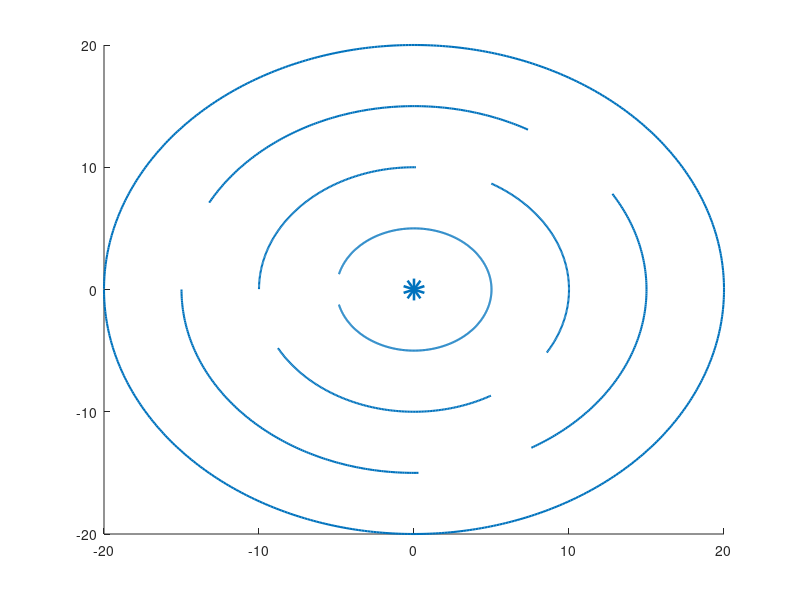

Write the MATLAB code that produced this figure. (Note: this script raises an error after producing the figure.)
% maze
circ = -pi : 0.01 : pi;
figure(1);
line(20*cos(circ),20*sin(circ),'linewidth',1.5);
line(15*cos(circ(1:160)),15*sin(circ(1:160)),'linewidth',1.5);
line(15*cos(circ(211:370)),15*sin(circ(211:370)),'linewidth',1.5);
line(15*cos(circ(421:580)),15*sin(circ(421:580)),'linewidth',1.5);
line(10*cos(circ(51:210)),10*sin(circ(51:210)),'linewidth',1.5);
line(10*cos(circ(261:420)),10*sin(circ(261:420)),'linewidth',1.5);
line(10*cos(circ(471:629)),10*sin(circ(471:629)),'linewidth',1.5);
line(5*cos(circ(26:604)),5*sin(circ(26:604)),'linewidth',1.5);
hold on;
figure(1);
scatter(0,0,'linewidth',10);
hold on;

% ball
ball_x = [];
ball_y = [];
ball_x = [ball_x,-(17.5-linspace(0,1.5,20)).*cos(linspace(0,pi/2,20))];
ball_y = [ball_y,-(17.5-linspace(0,1.5,20)).*sin(linspace(0,pi/2,20))];

x_1 = ball_x(end);
y_1 = ball_y(end);
r_1 = sqrt(x_1^2+y_1^2);
ball_x = [ball_x,-(r_1-linspace(0,3,20)).*cos(linspace(pi/2,pi/2+pi/3,20))];
ball_y = [ball_y,-(r_1-linspace(0,3,20)).*sin(linspace(pi/2,pi/2+pi/3,20))];

x_2 = ball_x(end);
y_2 = ball_y(end);
r_2 = sqrt(x_2^2+y_2^2);
ball_x = [ball_x,-(r_2-linspace(0,2,20)).*cos(linspace(pi/2+pi/3,pi/2+pi/3+pi/2,20))];
ball_y = [ball_y,-(r_2-linspace(0,2,20)).*sin(linspace(pi/2+pi/3,pi/2+pi/3+pi/2,20))];

x_3 = ball_x(end);
y_3 = ball_y(end);
r_3 = sqrt(x_3^2+y_3^2);
ball_x = [ball_x,-(r_3-linspace(0,4,15)).*cos(linspace(pi/2+pi/3+pi/2,pi/2+pi/3+pi-pi/12,15))];
ball_y = [ball_y,-(r_3-linspace(0,4,15)).*sin(linspace(pi/2+pi/3+pi/2,pi/2+pi/3+pi-pi/12,15))];

x_4 = ball_x(end);
y_4 = ball_y(end);
r_4 = sqrt(x_4^2+y_4^2);
ball_x = [ball_x,-(r_4-linspace(0,1.5,50)).*cos(linspace(7/4*pi,7/4*pi+2*pi+pi/6,50))];
ball_y = [ball_y,-(r_4-linspace(0,1.5,50)).*sin(linspace(7/4*pi,7/4*pi+2*pi+pi/6,50))];

x_5 = ball_x(end);
y_5 = ball_y(end);
r_5 = sqrt(x_5^2+y_5^2);
ball_x = [ball_x,-(r_5-linspace(0,r_5,15)).*cos(linspace(7/4*pi+2*pi+pi/6,7/4*pi+2*pi+pi/6+pi,15))];
ball_y = [ball_y,-(r_5-linspace(0,r_5,15)).*sin(linspace(7/4*pi+2*pi+pi/6,7/4*pi+2*pi+pi/6+pi,15))];

ball = [ball_x;ball_y];
ball_size = length(ball);

v = VideoWriter('Maze.avi');
open(v);

N=ball_size; % Number of frames
for i = 1:N
    % Example of plot 
    if i == N
        figure(1);
        title('The Maze is not Meant for You');
    else
    figure(1);
    scatter(ball(1,i),ball(2,i),'k');
    hold on;
    end
    
    % Store the frame   
    frame = getframe(gcf); % leaving gcf out crops the frame in the movie. 
    writeVideo(v,frame);
end 

close(v);
